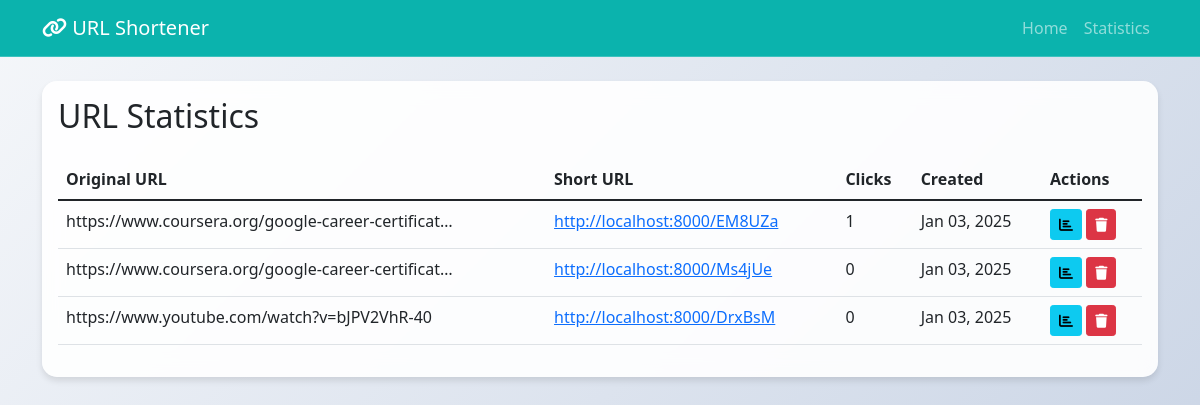
Page /stats/ on the earlier database version.
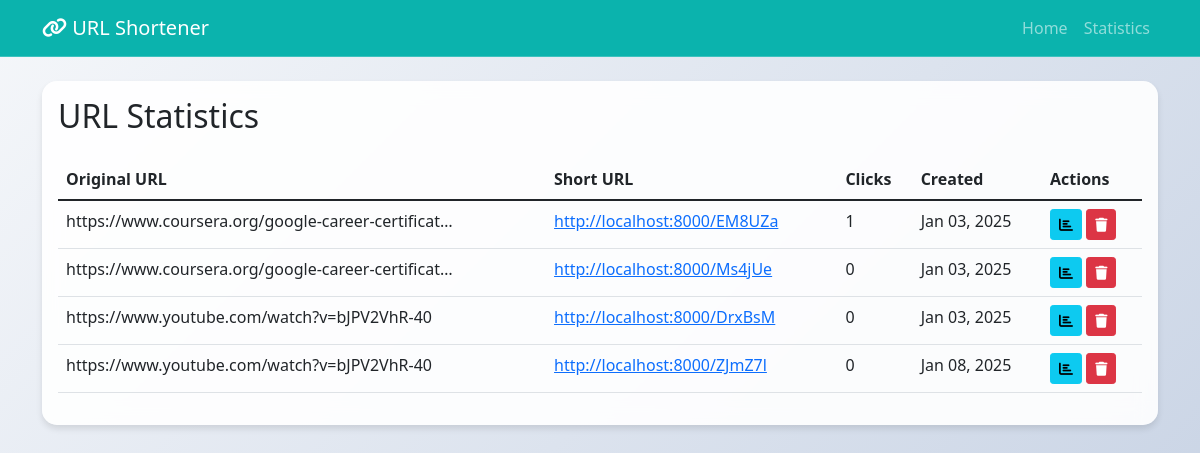
Same page on the later database version.
### shortener/models.py (models this page shows, shortened)
class URL(models.Model):
    original_url = models.URLField(max_length=2000)
    short_code = models.CharField(max_length=10, unique=True)
    created_at = models.DateTimeField(auto_now_add=True)
    clicks = models.IntegerField(default=0)
    def get_absolute_url(self):
        return f"{settings.SITE_URL}/{self.short_code}"

### shortener/views.py (the view)
# urls.py: path('stats/', views.url_stats, name='stats'),
def url_stats(request):
    urls = URL.objects.order_by('-clicks')
    return render(request, 'stats.html', {'urls': urls})

### shortener/templates/stats.html (shortened to what this page needs)
{% extends 'base.html' %}
{% block content %}
<div class="card">
    <div class="card-body">
        <h2 class="card-title mb-4">URL Statistics</h2>
        <div class="table-responsive">
            <table class="table">
                <thead>
                    <tr>
                        <th>Original URL</th>
                        <th>Short URL</th>
                        <th>Clicks</th>
                        <th>Created</th>
                        <th>Actions</th>
                    </tr>
                </thead>
                <tbody>
                    {% for url in urls %}
                        <tr>
                            <td>{{ url.original_url|truncatechars:50 }}</td>
                            <td>
                                <a href="{{ url.get_absolute_url }}" target="_blank">
                                    {{ url.get_absolute_url }}
                                </a>
                            </td>
                            <td>{{ url.clicks }}</td>
                            <td>{{ url.created_at|date:"M d, Y" }}</td>
                            <td>
                                <a href="{% url 'shortener:url_detail_stats' url.short_code %}"
                                   class="btn btn-sm btn-info">
                                    <i class="fas fa-chart-bar"></i>
                                </a>
                                <form method="post" action="{% url 'shortener:delete_url' url.short_code %}"
                                      class="d-inline"
                                      onsubmit="return confirm('Are you sure?')">
                                    <button type="submit" class="btn btn-sm btn-danger">
                                        <i class="fas fa-trash"></i>
                                    </button>
                                </form>
                            </td>
                        </tr>
                    {% empty %}
                        <tr>
                            <td colspan="5" class="text-center">No URLs found</td>
                        </tr>
                    {% endfor %}
                </tbody>
            </table>
        </div>
    </div>
</div>
{% endblock %}

### shortener/templates/base.html (shortened to what this page needs)
<!DOCTYPE html>
<html>
<head>
    <link href="https://cdn.jsdelivr.net/npm/bootstrap@5.1.3/dist/css/bootstrap.min.css" rel="stylesheet">
    <link rel="stylesheet" href="https://cdnjs.cloudflare.com/ajax/libs/font-awesome/6.0.0/css/all.min.css">
    {% load static %}
    <link rel="stylesheet" href="{% static 'shortener/css/style.css' %}">
</head>
<body>
    <nav class="navbar navbar-expand-lg navbar-dark">
        <div class="container">
            <a class="navbar-brand" href="{% url 'shortener:home' %}">
                <i class="fas fa-link"></i> URL Shortener
            </a>
            <div class="collapse navbar-collapse" id="navbarNav">
                <ul class="navbar-nav ms-auto">
                    <li class="nav-item">
                        <a class="nav-link" href="{% url 'shortener:home' %}">Home</a>
                    </li>
                    <li class="nav-item">
                        <a class="nav-link" href="{% url 'shortener:stats' %}">Statistics</a>
                    </li>
                </ul>
            </div>
        </div>
    </nav>
    <div class="container mt-4">
        {% block content %}
        {% endblock %}
    </div>
</body>
</html>

### shortener/static/shortener/css/style.css (style rules this page uses)
:root { --primary-color: #6c63ff; --secondary-color: #4CAF50; --background-color: #151715; --text-color: #333; }
body { background: linear-gradient(135deg, #f5f7fa 0%, #c3cfe2 100%); min-height: 100vh; }
.navbar { background: rgba(11, 179, 173); backdrop-filter: blur(10px); border-bottom: 1px solid rgba(255, 255, 255, 0.2); }
.card { background: rgba(255, 255, 255, 0.9); border: none; border-radius: 15px; box-shadow: 0 4px 6px rgba(0, 0, 0, 0.1); backdrop-filter: blur(10px); }

Differences in the rows shown:
added URL: original_url "https://www.youtube.com/watch?v=bJPV2VhR-40", get_absolute_url "http://localhost:8000/ZJmZ7l", clicks "0", created_at "Jan 08, 2025"
